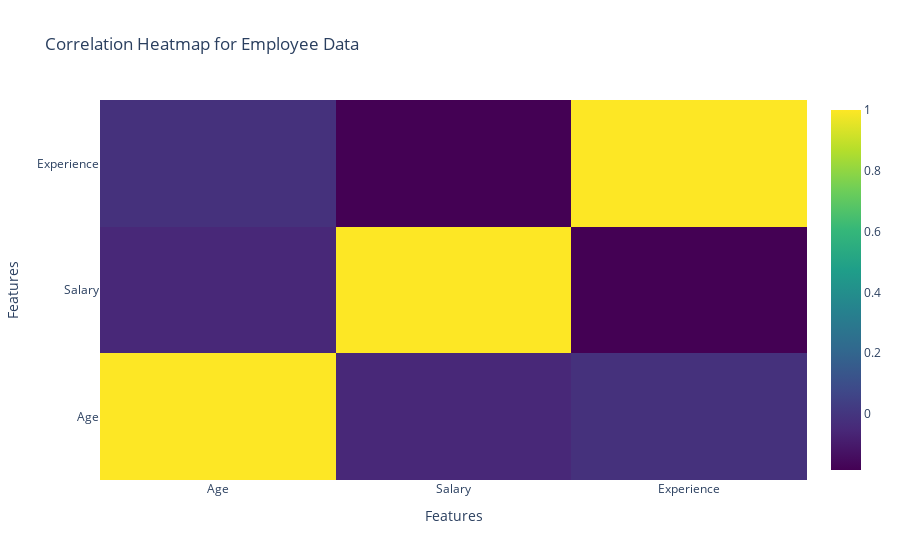

Write notebook code for a chart like this one.
### Code cell
import pandas as pd
import plotly.express as px
import plotly.graph_objects as go
import numpy as np

# Create a random dataset for employees
np.random.seed(0)
num_employees = 100

data = {
    'Age': np.random.randint(22, 65, num_employees),  # Random ages between 22 and 65
    'Salary': np.random.randint(40000, 120000, num_employees),  # Random salaries
    'Experience': np.random.randint(0, 40, num_employees),  # Random experience in years
}
df = pd.DataFrame(data)

# Calculate the correlation matrix
correlation_matrix = df.corr()

# Create a heatmap using Plotly
fig = go.Figure(data=go.Heatmap(
    z=correlation_matrix.values,
    x=correlation_matrix.columns,
    y=correlation_matrix.columns,
    colorscale='Viridis',  # You can change the colorscale as needed
))

fig.update_layout(
    title="Correlation Heatmap for Employee Data",
    xaxis_title="Features",
    yaxis_title="Features",
)

# Display the heatmap
fig.show()

### Figure 1 — Plotly figure (JSON) as saved in the notebook; plotly's stock layout.template omitted (floating-point values rounded to 4 significant figures)
{"data": [{"colorscale": [[0, "#440154"], [0.1111, "#482878"], [0.2222, "#3e4989"], [0.3333, "#31688e"], [0.4444, "#26828e"], [0.5556, "#1f9e89"], [0.6667, "#35b779"], [0.7778, "#6ece58"], [0.8889, "#b5de2b"], [1, "#fde725"]], "type": "heatmap", "x": ["Age", "Salary", "Experience"], "y": ["Age", "Salary", "Experience"], "z": [[1, -0.05186, -0.01845], [-0.05186, 1, -0.1848], [-0.01845, -0.1848, 1]]}], "layout": {"title": {"text": "Correlation Heatmap for Employee Data"}, "xaxis": {"title": {"text": "Features"}}, "yaxis": {"title": {"text": "Features"}}}}
